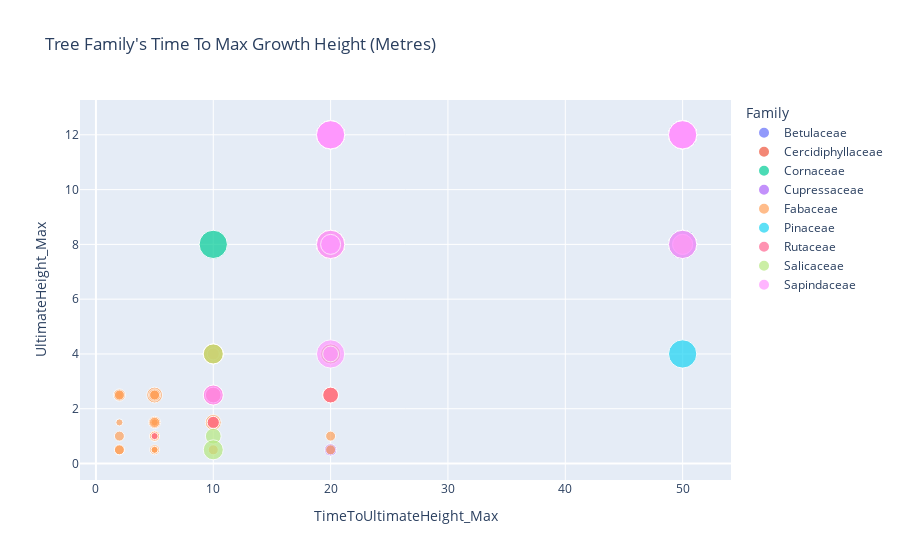

Notebook code for this chart:
### Code cell
fig = px.scatter(df, x='TimeToUltimateHeight_Max', y='UltimateHeight_Max', color='Family', size='UltimateSpread_Max',hover_data=['CommonName'], title="Tree Family's Time To Max Growth Height (Metres)")
fig.show()

### Figure 1 — Plotly figure (JSON) as saved in the notebook; plotly's stock layout.template omitted (floating-point values rounded to 4 significant figures)
{"data": [{"customdata": [["monkeytail hornbeam"], ["hazel"], ["oriental hornbeam"], ["transcaucasian birch"], ["Radde's birch"], ["Turczaninow hornbeam"], ["Japanese hornbeam"]], "hovertemplate": "Family=Betulaceae<br>TimeToUltimateHeight_Max=%{x}<br>UltimateHeight_Max=%{y}<br>UltimateSpread_Max=%{marker.size}<br>CommonName=%{customdata[0]}<extra></extra>", "legendgroup": "Betulaceae", "marker": {"color": "#636efa", "size": [8, 8, 8, 8, 8, 8, 8], "sizemode": "area", "sizeref": 0.02, "symbol": "circle"}, "mode": "markers", "name": "Betulaceae", "orientation": "v", "showlegend": true, "type": "scatter", "x": [50, 20, 50, 20, 20, 50, 50], "xaxis": "x", "y": [12, 8, 8, 8, 8, 12, 8], "yaxis": "y"}, {"customdata": [["magnificent Katsura tree"]], "hovertemplate": "Family=Cercidiphyllaceae<br>TimeToUltimateHeight_Max=%{x}<br>UltimateHeight_Max=%{y}<br>UltimateSpread_Max=%{marker.size}<br>CommonName=%{customdata[0]}<extra></extra>", "legendgroup": "Cercidiphyllaceae", "marker": {"color": "#EF553B", "size": [8], "sizemode": "area", "sizeref": 0.02, "symbol": "circle"}, "mode": "markers", "name": "Cercidiphyllaceae", "orientation": "v", "showlegend": true, "type": "scatter", "x": [50], "xaxis": "x", "y": [12], "yaxis": "y"}, {"customdata": [["red-barked dogwood"], ["eastern flowering dogwood red-form"], ["Cornelian cherry"], ["headed-flowered dogwood"], ["mountain dogwood"], ["flat-leaved alangium"], ["Chinese dogwood"], ["flowering dogwood"], ["Japanese cornelian cherry"], ["common dogwood"], ["kousa"]], "hovertemplate": "Family=Cornaceae<br>TimeToUltimateHeight_Max=%{x}<br>UltimateHeight_Max=%{y}<br>UltimateSpread_Max=%{marker.size}<br>CommonName=%{customdata[0]}<extra></extra>", "legendgroup": "Cornaceae", "marker": {"color": "#00cc96", "size": [4, 8, 4, 8, 8, 2.5, 8, 8, 8, 2.5, 8], "sizemode": "area", "sizeref": 0.02, "symbol": "circle"}, "mode": "markers", "name": "Cornaceae", "orientation": "v", "showlegend": true, "type": "scatter", "x": [10, 50, 20, 20, 20, 20, 50, 50, 10, 10, 50], "xaxis": "x", "y": [4, 8, 4, 12, 12, 4, 8, 8, 8, 2.5, 8], "yaxis": "y"}, {"customdata": [["Chilean arbor-vitae"], ["dwarf pine"], ["common juniper"], ["Russian arbor-vitae"]], "hovertemplate": "Family=Cupressaceae<br>TimeToUltimateHeight_Max=%{x}<br>UltimateHeight_Max=%{y}<br>UltimateSpread_Max=%{marker.size}<br>CommonName=%{customdata[0]}<extra></extra>", "legendgroup": "Cupressaceae", "marker": {"color": "#ab63fa", "size": [4, 4, 4, 1.5], "sizemode": "area", "sizeref": 0.02, "symbol": "circle"}, "mode": "markers", "name": "Cupressaceae", "orientation": "v", "showlegend": true, "type": "scatter", "x": [50, 20, 50, 20], "xaxis": "x", "y": [12, 4, 8, 0.5], "yaxis": "y"}, {"customdata": [["ruddy clover"], ["Nepal laburnum"], ["Japanese wisteria"], ["Himalayan indigo"], ["coral vine"], ["heart-leaved flame pea"], ["bastard indigo"], ["Barbados pride"], ["Christ's tears"], ["common goat's rue"], ["cinnamon vine"], ["blue wattle"], ["Oriental goat's rue"], ["Cootamundra wattle"], ["silk tree"], ["Western Australia coral pea"], ["sensitive plant"], ["Yunnan liquorice"], ["Chinese redbud"], ["elegant tick clover"], ["tree lupin"], ["arrow-jointed broom"], ["pink-flowered indigo"], ["weeping indigo"], ["spring pea"], ["common broom"], ["Persian everlasting pea"], ["Oven's wattle"], ["Moroccan broom"], ["glaucous scorpion-vetch"], ["perennial golden pea"], ["white clover"], ["common laburnum"], ["tapered false lupin"], ["florists' genista"], ["hairy canary clover"], ["yoke-leaved amicia"], ["kidney vetch"], ["chickpea milk vetch"], ["pink silk tree"], ["scorpion senna"], ["two-flowered everlasting pea"], ["false indigo"], ["Siberian pea tree"], ["carob"], ["Thunberg lespedeza"], ["Spanish broom"], ["glory pea"], ["bastard senna"], ["Indian pea"], ["common bladder senna"], ["narrow-leaved everlasting pea"], ["hedgehog broom"], ["broad-leaved everlasting pea"], ["black pea"], ["flowery senna"], ["pygmy broom"]], "hovertemplate": "Family=Fabaceae<br>TimeToUltimateHeight_Max=%{x}<br>UltimateHeight_Max=%{y}<br>UltimateSpread_Max=%{marker.size}<br>CommonName=%{customdata[0]}<extra></extra>", "legendgroup": "Fabaceae", "marker": {"color": "#FFA15A", "size": [1, 2.5, 1.5, 2.5, 4, 1.5, 4, 4, 1.5, 1, 0.5, 4, 1, 4, 4, 1, 1, 0.5, 4, 1.5, 2.5, 1, 2.5, 2.5, 0.5, 1.5, 0.5, 2.5, 4, 1, 0.5, 0.5, 8, 1, 1.5, 1, 1.5, 1, 1, 4, 2.5, 1.5, 1, 4, 8, 2.5, 2.5, 4, 1.5, 0.5, 4, 1, 1, 1, 0.5, 2.5, 1], "sizemode": "area", "sizeref": 0.02, "symbol": "circle"}, "mode": "markers", "name": "Fabaceae", "orientation": "v", "showlegend": true, "type": "scatter", "x": [5, 10, 20, 10, 10, 10, 20, 20, 10, 5, 2, 20, 5, 20, 20, 10, 2, 5, 20, 10, 5, 5, 20, 10, 5, 5, 5, 10, 10, 20, 5, 5, 20, 5, 10, 5, 2, 2, 2, 20, 10, 5, 5, 20, 20, 10, 10, 10, 10, 2, 20, 5, 20, 2, 5, 20, 10], "xaxis": "x", "y": [1, 2.5, 8, 2.5, 4, 1.5, 4, 4, 2.5, 1.5, 2.5, 12, 1.5, 8, 8, 4, 0.5, 1.5, 4, 1.5, 2.5, 0.5, 2.5, 4, 0.5, 1.5, 1.5, 4, 4, 1, 1, 0.5, 8, 1, 4, 1, 2.5, 0.5, 1, 8, 2.5, 2.5, 1.5, 8, 12, 1.5, 2.5, 4, 1.5, 1.5, 4, 2.5, 0.5, 2.5, 1, 2.5, 0.5], "yaxis": "y"}, {"customdata": [["golden larch"], ["dwarf mountain pine"]], "hovertemplate": "Family=Pinaceae<br>TimeToUltimateHeight_Max=%{x}<br>UltimateHeight_Max=%{y}<br>UltimateSpread_Max=%{marker.size}<br>CommonName=%{customdata[0]}<extra></extra>", "legendgroup": "Pinaceae", "marker": {"color": "#19d3f3", "size": [8, 8], "sizemode": "area", "sizeref": 0.02, "symbol": "circle"}, "mode": "markers", "name": "Pinaceae", "orientation": "v", "showlegend": true, "type": "scatter", "x": [50, 50], "xaxis": "x", "y": [12, 4], "yaxis": "y"}, {"customdata": [["Sichuan pepper"], ["Seville orange"], ["Sichuan pepper"], ["hop tree"], ["Japanese orixa"], ["common correa"], ["Mexican orange blossom"], ["dittany"], ["Australian fuchsia"]], "hovertemplate": "Family=Rutaceae<br>TimeToUltimateHeight_Max=%{x}<br>UltimateHeight_Max=%{y}<br>UltimateSpread_Max=%{marker.size}<br>CommonName=%{customdata[0]}<extra></extra>", "legendgroup": "Rutaceae", "marker": {"color": "#FF6692", "size": [4, 4, 2.5, 4, 4, 2.5, 2.5, 0.5, 1.5], "sizemode": "area", "sizeref": 0.02, "symbol": "circle"}, "mode": "markers", "name": "Rutaceae", "orientation": "v", "showlegend": true, "type": "scatter", "x": [20, 20, 10, 50, 10, 10, 20, 5, 10], "xaxis": "x", "y": [4, 8, 2.5, 8, 2.5, 2.5, 2.5, 1, 1.5], "yaxis": "y"}, {"customdata": [["violet willow"], ["lanceolate azara"], ["saw-toothed azara"], ["coyote willow"], ["coastal willow"], ["box-leaf azara"], ["musk willow"], ["Japanese fodder willow"], ["silvery creeping willow"], ["Yezo dwarf willow"], ["goat horn tree"]], "hovertemplate": "Family=Salicaceae<br>TimeToUltimateHeight_Max=%{x}<br>UltimateHeight_Max=%{y}<br>UltimateSpread_Max=%{marker.size}<br>CommonName=%{customdata[0]}<extra></extra>", "legendgroup": "Salicaceae", "marker": {"color": "#B6E880", "size": [8, 8, 4, 4, 8, 4, 8, 8, 2.5, 4, 8], "sizemode": "area", "sizeref": 0.02, "symbol": "circle"}, "mode": "markers", "name": "Salicaceae", "orientation": "v", "showlegend": true, "type": "scatter", "x": [20, 20, 20, 10, 20, 50, 20, 20, 10, 10, 50], "xaxis": "x", "y": [8, 8, 4, 4, 8, 8, 8, 8, 1, 0.5, 12], "yaxis": "y"}, {"customdata": [["box elder"], ["snake-bark maple"], ["Hers's maple"], ["red snake-bark maple"], ["vine maple"], ["Amur maple"], ["paperbark maple"], ["false Siebold's maple"], ["Montpelier maple"], ["Japanese maple"], ["Manchurian striped maple"], ["three-flowered maple"], ["bottlebrush buckeye"], ["cut-leaved Japanese maple"], ["shinyleaf yellowhorn"], ["small-leaved maple"], ["snake-bark maple"]], "hovertemplate": "Family=Sapindaceae<br>TimeToUltimateHeight_Max=%{x}<br>UltimateHeight_Max=%{y}<br>UltimateSpread_Max=%{marker.size}<br>CommonName=%{customdata[0]}<extra></extra>", "legendgroup": "Sapindaceae", "marker": {"color": "#FF97FF", "size": [8, 8, 8, 8, 8, 8, 8, 8, 8, 8, 8, 8, 8, 4, 2.5, 4, 8], "sizemode": "area", "sizeref": 0.02, "symbol": "circle"}, "mode": "markers", "name": "Sapindaceae", "orientation": "v", "showlegend": true, "type": "scatter", "x": [20, 20, 50, 50, 50, 50, 50, 20, 20, 20, 50, 20, 20, 10, 20, 20, 50], "xaxis": "x", "y": [12, 12, 12, 12, 8, 8, 12, 8, 12, 8, 12, 12, 4, 2.5, 4, 8, 12], "yaxis": "y"}], "layout": {"legend": {"itemsizing": "constant", "title": {"text": "Family"}, "tracegroupgap": 0}, "title": {"text": "Tree Family's Time To Max Growth Height (Metres)"}, "xaxis": {"anchor": "y", "domain": [0, 1], "title": {"text": "TimeToUltimateHeight_Max"}}, "yaxis": {"anchor": "x", "domain": [0, 1], "title": {"text": "UltimateHeight_Max"}}}}
